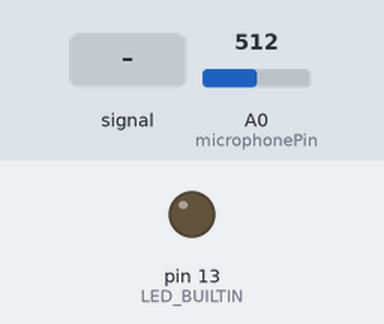
Bench run of a sketch on a simulated Arduino Uno, built with avr-gcc and run on an emulated ATmega328P. Shown: output pins drawn as LEDs (lit = HIGH). Inputs (shaded band) come from the test bench; at power-on: A0 (microphonePin) = 512.

Above: at 1.2 s.
1.3 s: A0 (microphonePin) fed a 200 Hz sine of ±255 counts around its level
At 1.9 s:
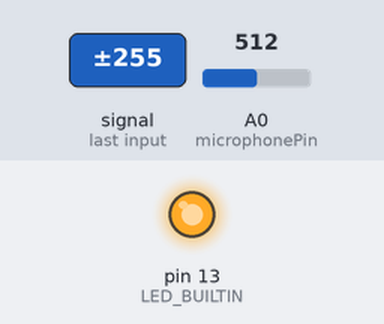
2.8 s: A0 (microphonePin) set to 716
At 4.2 s:
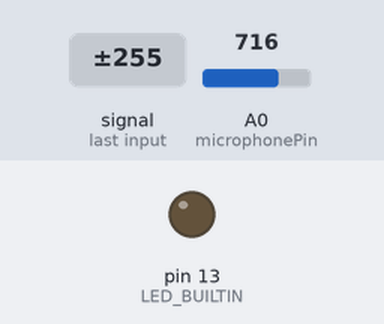
Timing chart, 0 to 5.8 s (numbered marks = the images above; inputs shaded):
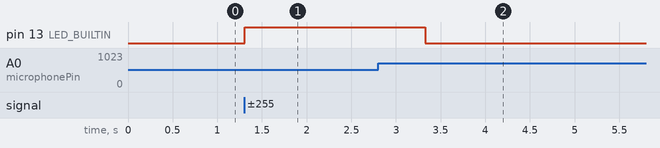

The sketch:

TNS.ino
```cpp
const int microphonePin = A0;
int ledPin = 10;

void setup() {
  Serial.begin(9600);
  //Serial.println("Hello");
  pinMode(LED_BUILTIN, OUTPUT);
}

void loop() {
  int mn = 1024;
  int mx = 0;

  for (int i = 0; i < 100; ++i) {
    int val = analogRead(microphonePin);
    //Serial.println(val);
    mn = min(mn, val);
    mx = max(mx, val);
  }

  int delta = mx - mn;

  //Serial.println(delta);

  if (delta > 200) {
    digitalWrite(LED_BUILTIN, HIGH);
    //Serial.println("Allume led");
    delay(1000);
  }

  else {
    digitalWrite(LED_BUILTIN, LOW);
  }
}
```

Measured:
- after the input at 1.3 s, pin 13 (LED_BUILTIN): LOW → HIGH at once
- after the input at 2.8 s, pin 13 (LED_BUILTIN): HIGH → LOW after 0.53 s
